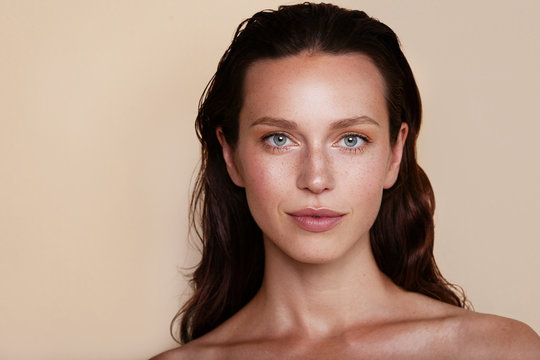
#> input picture images/woman.jpg, 540 x 360 px
$ python CW_lesson_4.py
#> lines starting #> are read from the running program, lines starting #| are printed output that depends on the picture; after the words box and inside, x2 and y2 are one past the last pixel; in counts of white or black regions, pixels touching at a corner belong together
import cv2
import numpy as np


img = cv2.imread('images/woman.jpg')
#> img is the input picture: shape (360, 540, 3); mean B, G, R 130.4, 147.6, 175.7
scale = 2
img = cv2.resize(img, (img.shape[1] * scale, img.shape[0] * scale))
#> img: shape (720, 1080, 3)
print(img.shape)
#| (720, 1080, 3)
img_copy_color = img.copy()
img_copy = img.copy()
img_copy = cv2.cvtColor(img_copy, cv2.COLOR_BGR2GRAY)
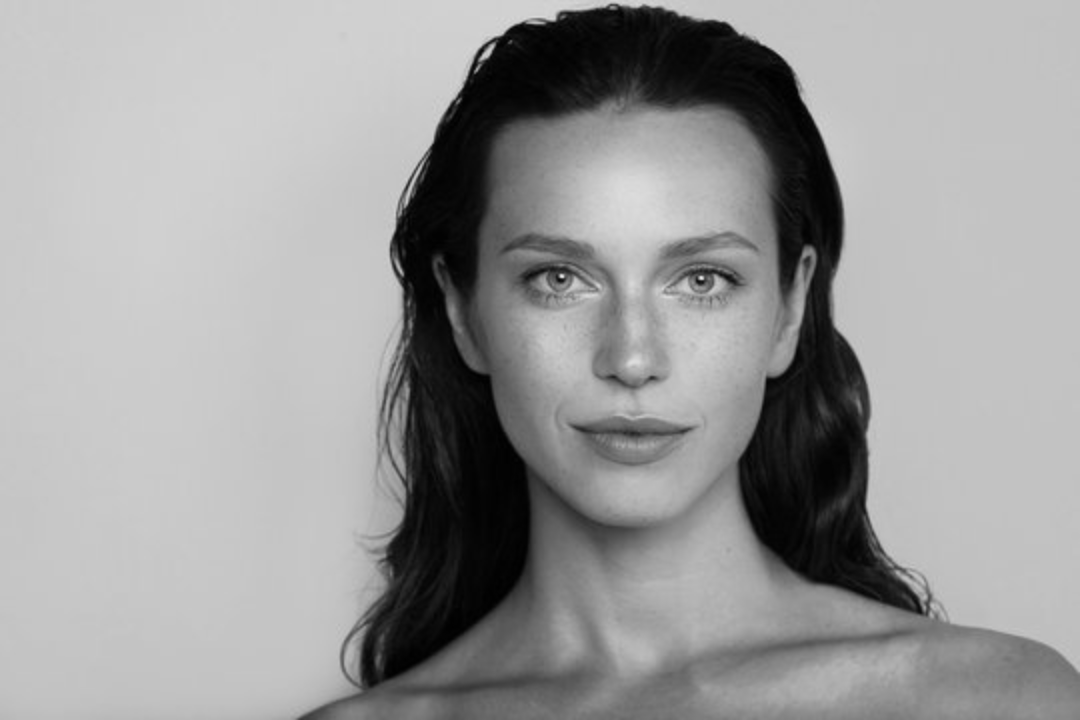
#> img_copy: shape (720, 1080); min 0, max 229, mean 154
img_copy = cv2.GaussianBlur(img_copy, (5, 5), 2)

#підсилення контрасту
img_copy = cv2.equalizeHist(img_copy)
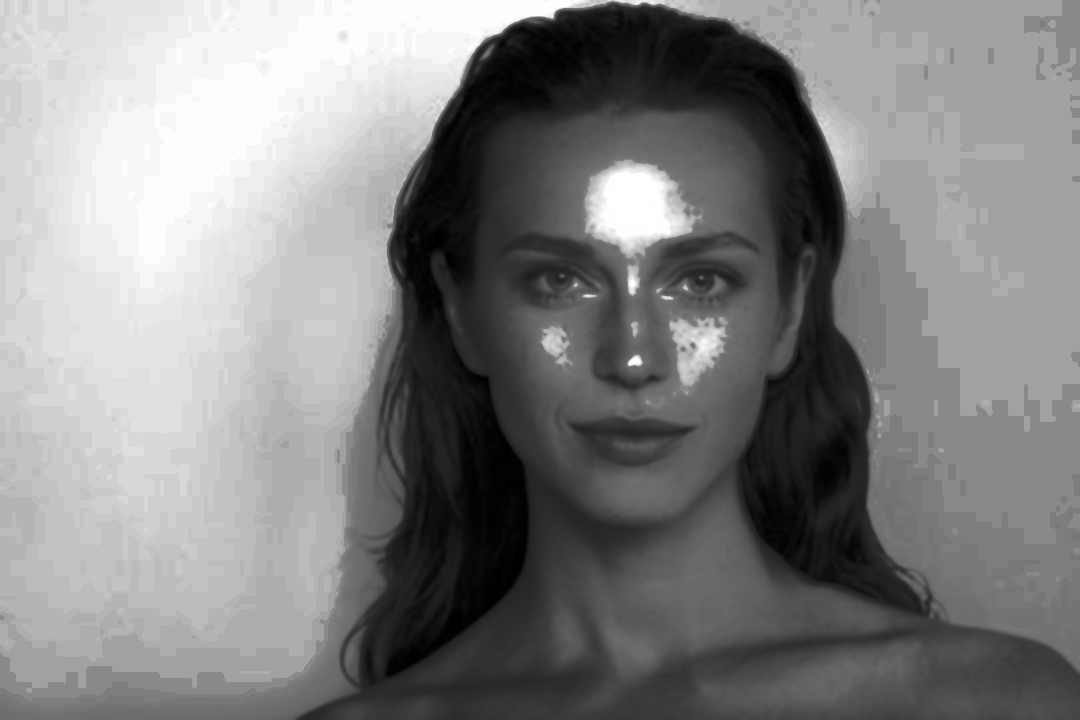
#> img_copy: shape (720, 1080); min 0, max 255, mean 130.6

img_copy = cv2.Canny(img_copy, 80, 100)
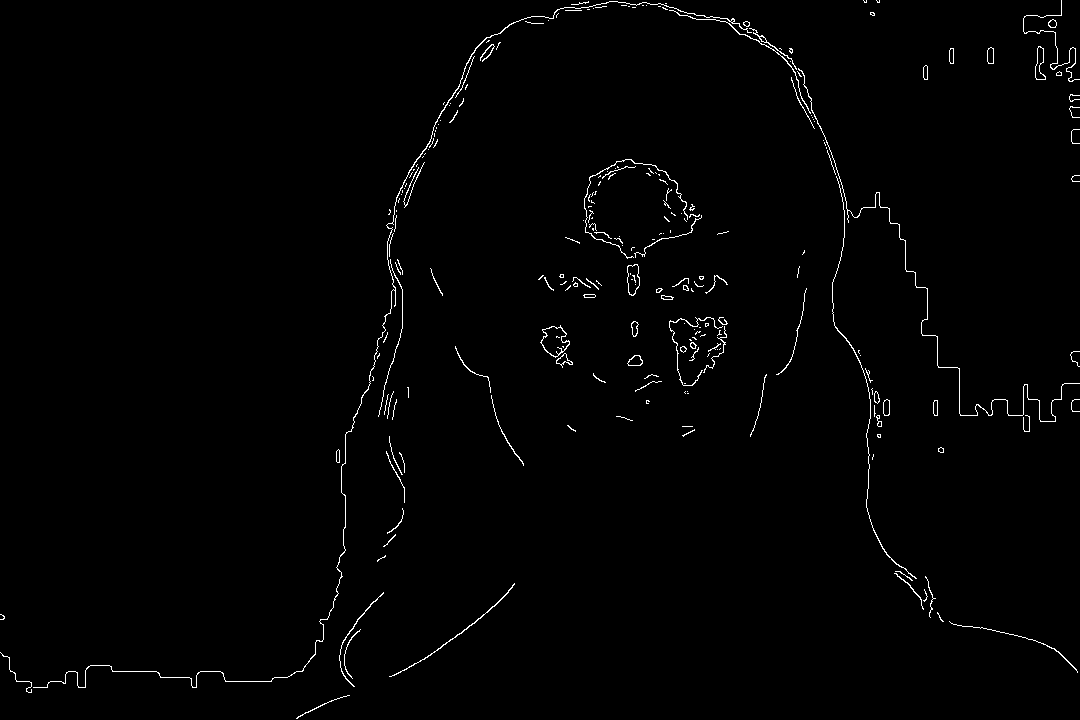
#> img_copy: shape (720, 1080); 1.1% white in thin lines or dots

#RETR_EXTERNAL - founds крайні зовнішні контури, якщо має дірки - ігноруються, CHAIN_APPROX_SIMPLE - апроксимація
contours, hierarchy = cv2.findContours(img_copy, cv2.RETR_EXTERNAL, cv2.CHAIN_APPROX_SIMPLE)
#> contours = 230 contours, 195 with area under 20; largest, box (x1, y1, x2, y2) and area: (540, 325, 570, 358) 566, (627, 264, 640, 296) 296, (33, 1, 752, 688) 196, (1035, 46, 1046, 80) 189, (627, 355, 643, 366) 113

#Малювання контурів прямокутників та тексту

for cnt in contours:
    area = cv2.contourArea(cnt)
    #фільтр шуму
    if area > 195:
        x, y, w, h = cv2.boundingRect(cnt)
        cv2.drawContours(img_copy_color, [cnt], -1, (0, 255, 0), 2)
        cv2.rectangle(img_copy_color, (x, y), (x + w, y + h), (0, 255, 0), 2)
        text_y = y - 5 if y - 5 > 10 else y + 15
        text = f'x:{x}, y:{y}, S:{int(area)}'
        cv2.putText(img_copy_color, text, (x, text_y), cv2.FONT_HERSHEY_SIMPLEX, 0.5, (0, 0, 255), 1)
#> this loop made 230 passes
#> (area, x, y, w, h, text_y, text) on passes 74, 101, 226: (565.5, 540, 325, 30, 33, 320, 'x:540, y:325, S:565'), (296.5, 627, 264, 13, 32, 259, 'x:627, y:264, S:296'), (196, 33, 1, 719, 687, 16, 'x:33, y:1, S:196')
#> area on passes 4, 7, 9, 11, 19, 20: 25.5, 48, 78.5, 23.5, 36, 20.5
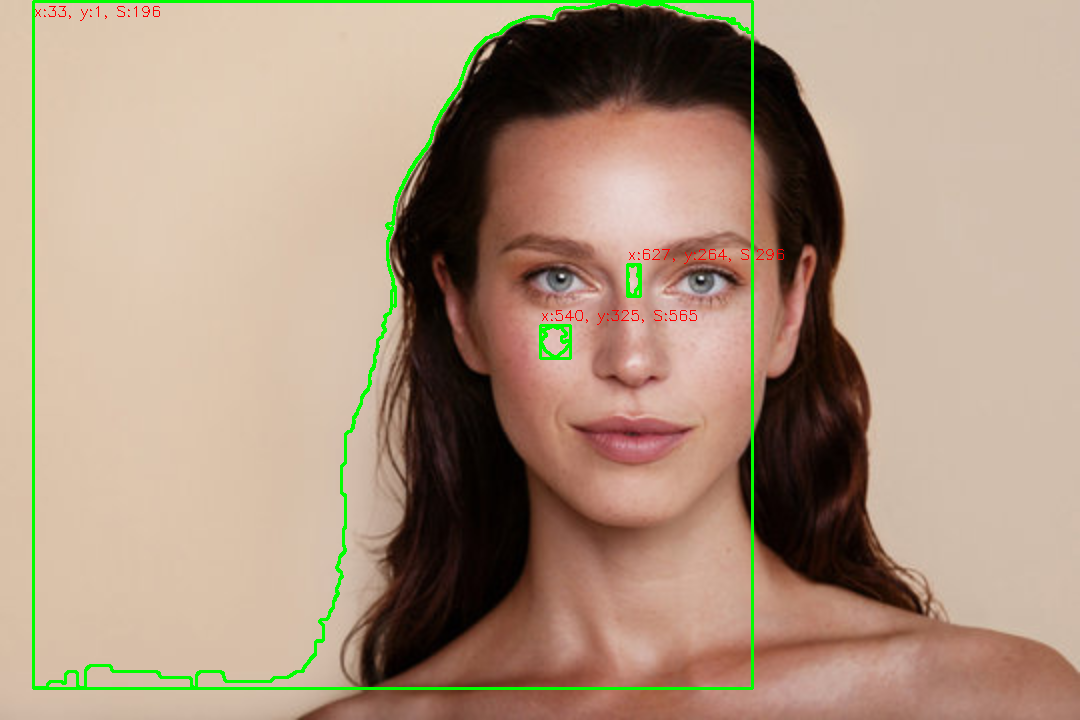
#> img_copy_color: shape (720, 1080, 3); mean B, G, R 127.5, 148.9, 172.1

# cv2.imshow('img_copy', img_copy)
cv2.imshow('img_copy_color', img_copy_color)
# cv2.imshow('img', img)
cv2.waitKey(0)
cv2.destroyAllWindows()
